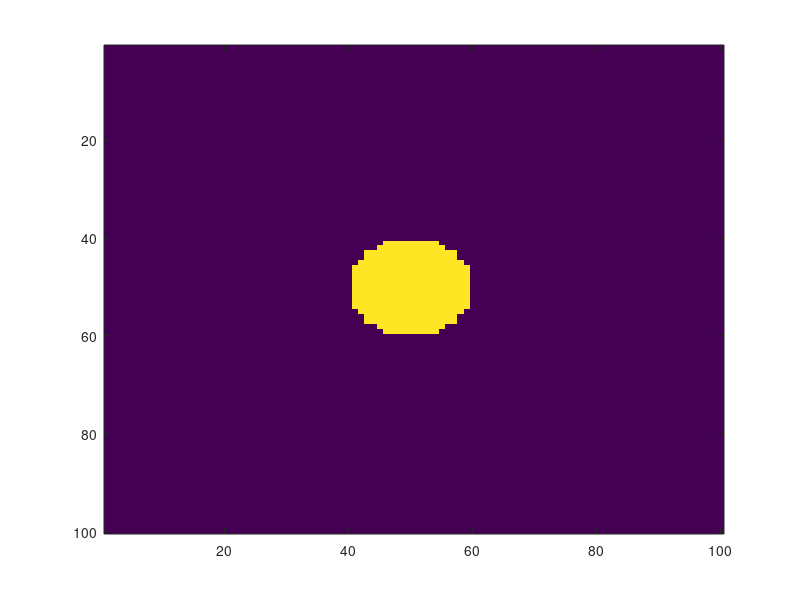
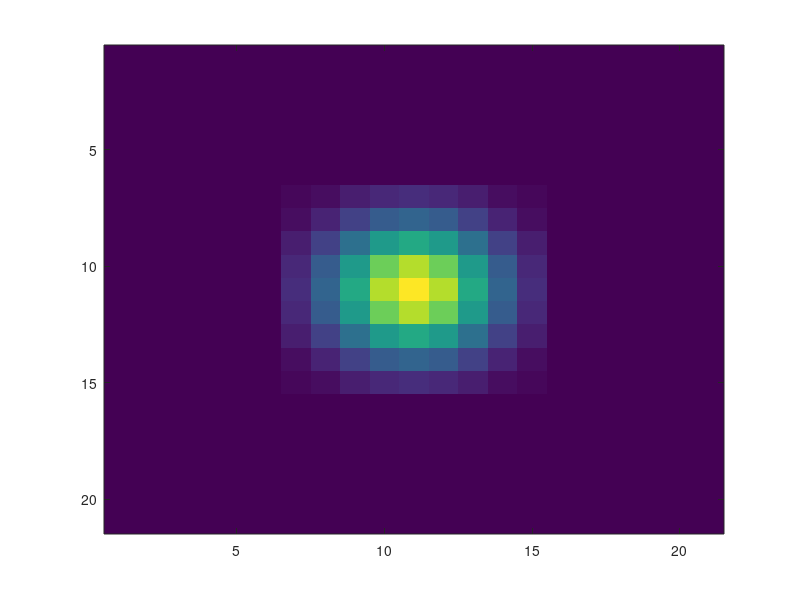
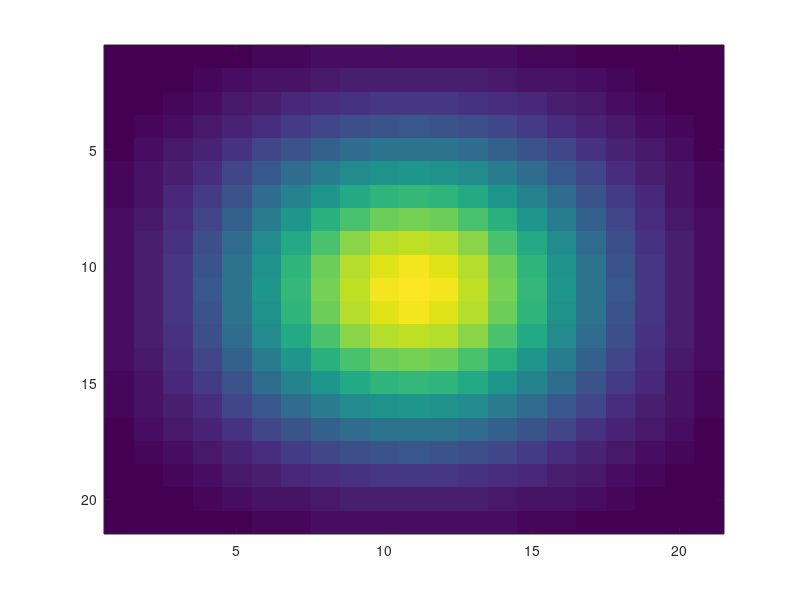
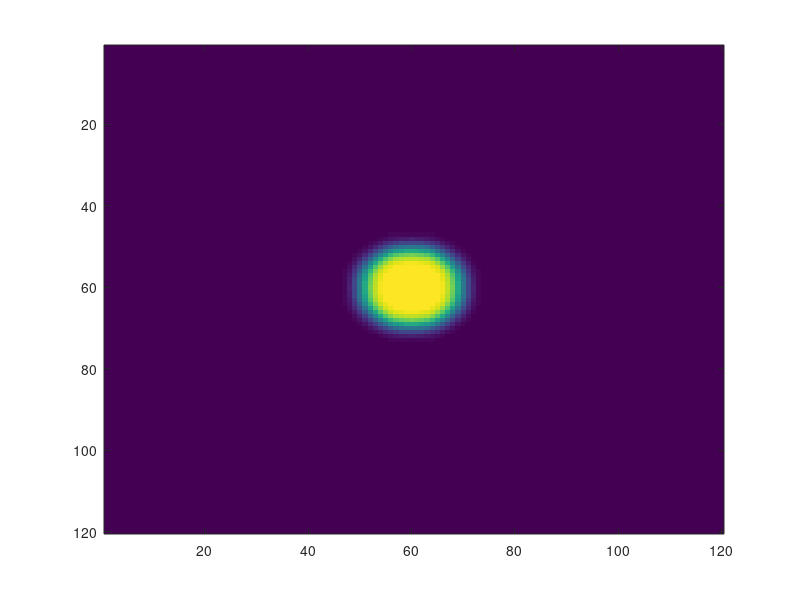

Write the MATLAB code that produced these figures, in order. (Note: this script raises an error after producing the figures.)
[X,Y] = meshgrid(1:100,1:100)
sphere = zeros(100,100)

sphere( ((X-50).^2 + (Y-50).^2)<100 ) = 1;

imagesc(sphere)

kernel1=zeros(21,21);
kernel2=zeros(21,21);

kernel1(11,11)=1;
kernel2(11,11)=1;

kernel1=imgaussfilt(kernel1, 2.0);
kernel2=imgaussfilt(kernel1, 4.0);

figure
imagesc(kernel1)
figure
imagesc(kernel2)

convolved=conv2(sphere, kernel1);

figure
imagesc(convolved)

[deconvolved1, psf1]=deconvblind(convolved, kernel1, 50);

[deconvolved2, psf2]=deconvblind(convolved, kernel2, 50);
[deconvolved3, psf2]=deconvblind(convolved, kernel2, 500);

figure
imagesc(deconvolved1)

figure
imagesc(deconvolved2)
title('50 iterations blind deconvolution, initial guess sigma=4.0');

figure
imagesc(deconvolved3)
title('500 iterations blind deconvolution, initial guess sigma=4.0');




